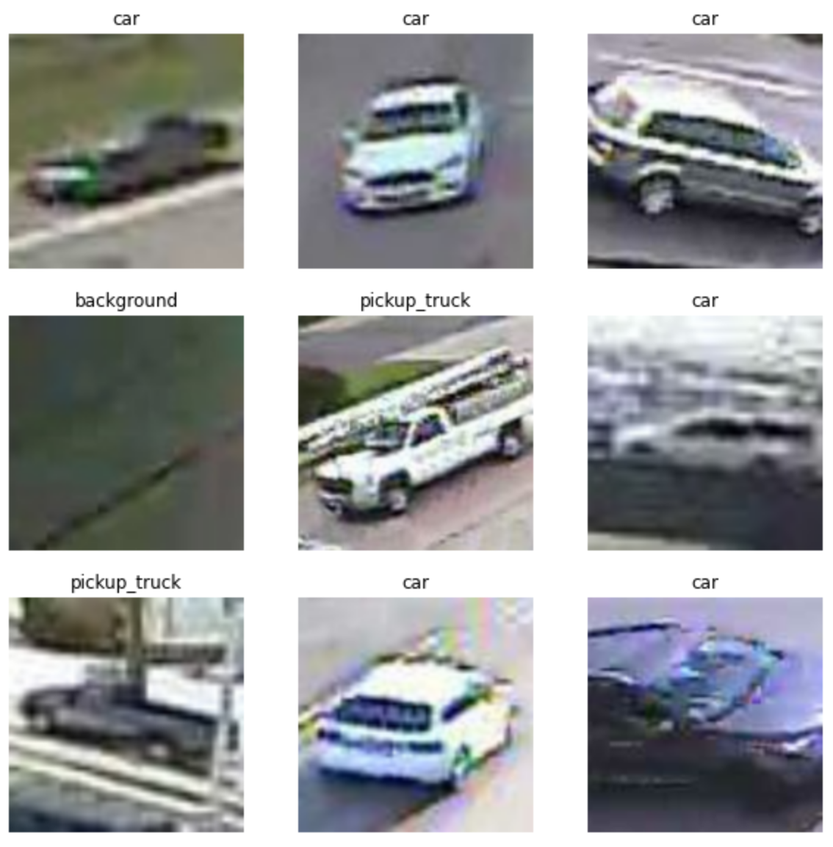
#> input picture presentation_materials/dataset_samples.png, 833 x 847 px, shrunk from 1134 x 1154 before the run, given in place of side_daihatsu.mov, which was not available
$ jupyter execute presentation_jakob.ipynb   (text cells are left out)
#> lines starting #> are read from the running program, lines starting #| are printed output that depends on the picture; after the words box and inside, x2 and y2 are one past the last pixel; in counts of white or black regions, pixels touching at a corner belong together; pictures that were not available may be replaced by others from this repository, and a replacement may not be noted
#> further down, frame is the input picture: shape (847, 833, 3); mean B, G, R 165.2, 163.5, 161.4
[cell 1]
from IPython.display import HTML

HTML("""<video alt="test" controls width="720" src="../datasets/side_daihatsu.mov"></video>""")

[cell 2]
import cv2
import matplotlib.pyplot as plt
import numpy as np

def preprocessing(frame):

    global thresh

    blur = cv2.blur(frame,(5,5))                                            # filters
    blur0=cv2.medianBlur(blur,5)
    blur1= cv2.GaussianBlur(blur0,(5,5),0)
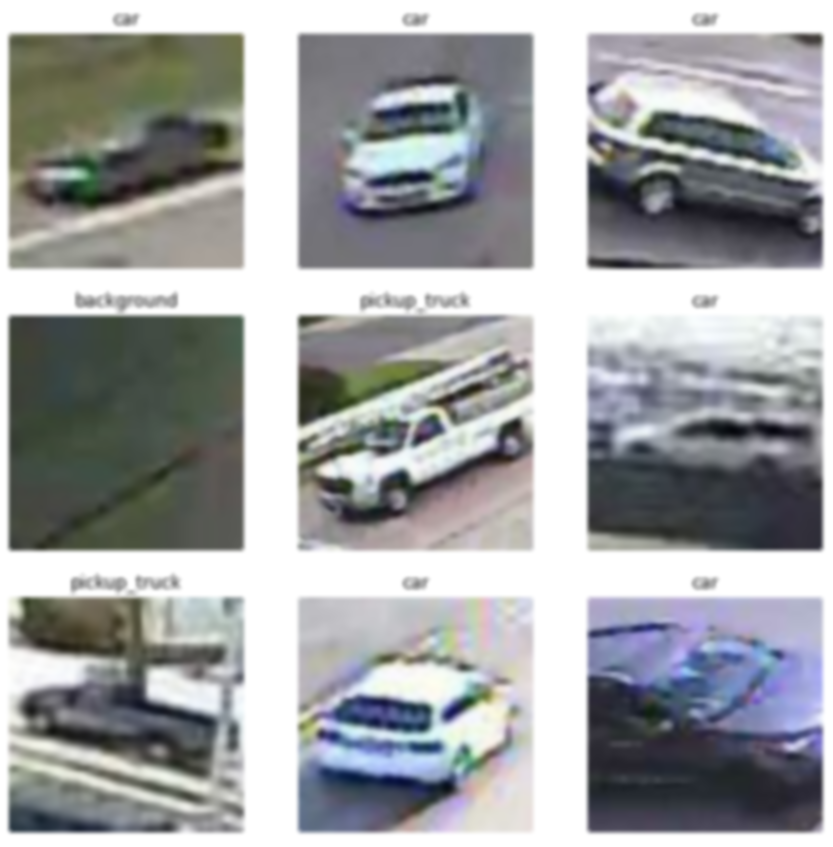
#> blur1: shape (847, 833, 3); mean B, G, R 165.3, 163.6, 161.5
    blur2= cv2.bilateralFilter(blur1,9,75,75)

    hsv = cv2.cvtColor(blur2, cv2.COLOR_BGR2HSV)                            # color filter
#> hsv: shape (847, 833, 3); mean H, S, V 64.2, 24.7, 169.5

    low = np.array([60, 50, 50])                                            # mask
    high = np.array([255, 255, 255])
    mask = cv2.inRange(hsv, low, high)
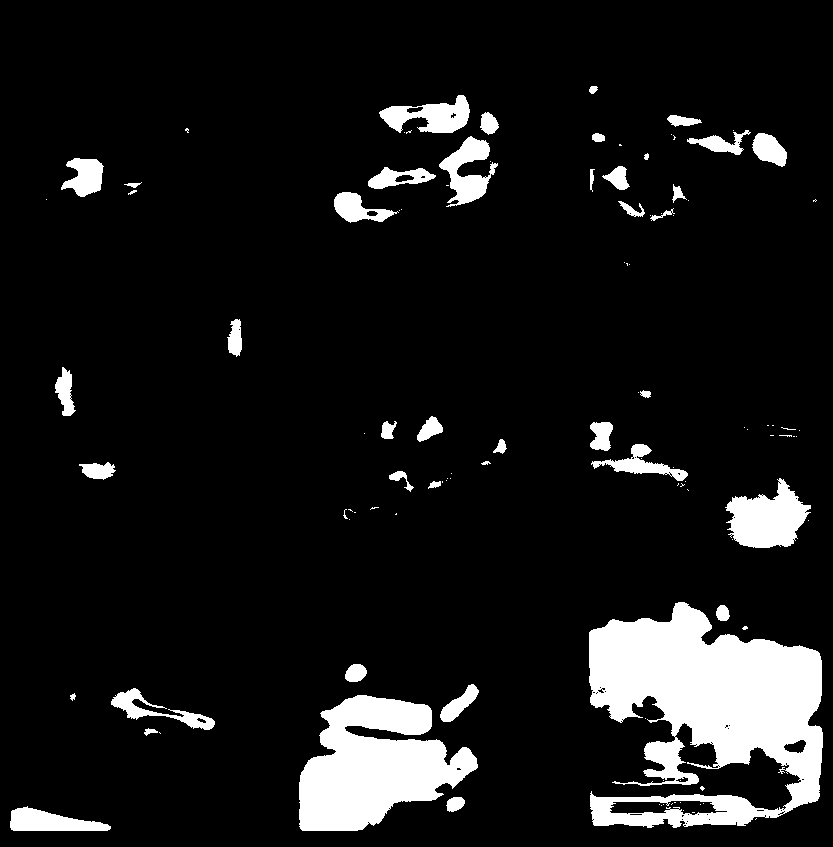
#> mask: shape (847, 833); 9.7% white; 110 white regions (68 under 20 px), largest, box (x1, y1, x2, y2) and area: (589, 602, 823, 828) 31471, (299, 695, 478, 831) 15051, (725, 478, 811, 548) 3650
    res = cv2.bitwise_and(frame,frame, mask= mask)
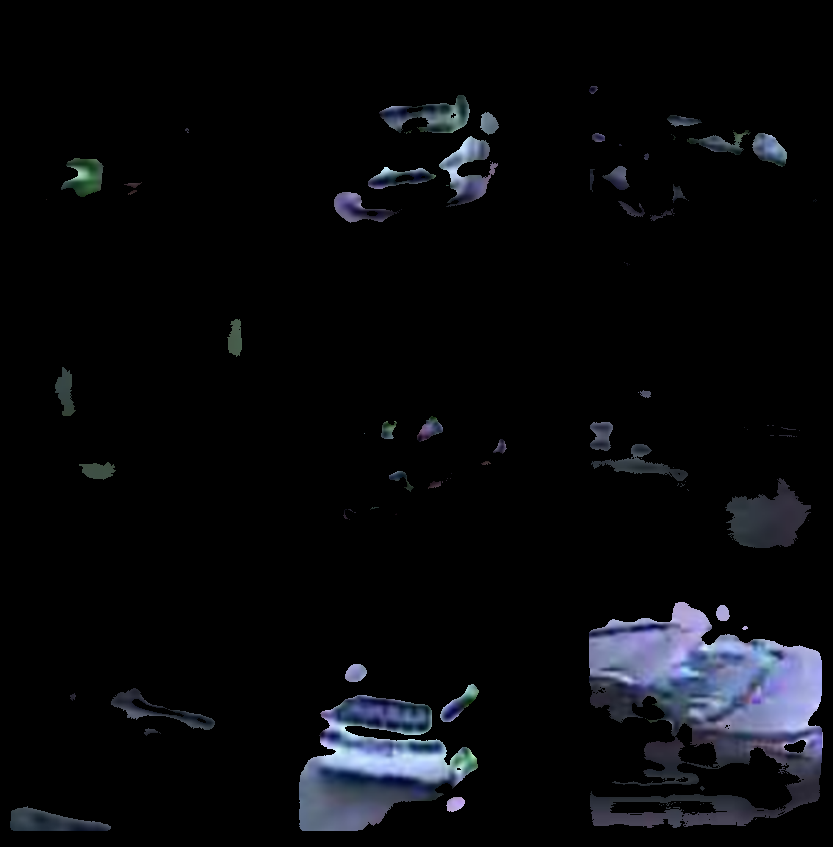
#> res: shape (847, 833, 3); mean B, G, R 12, 9.3, 8.4

    gray = cv2.cvtColor(res, cv2.COLOR_BGR2GRAY)                            # gray picture
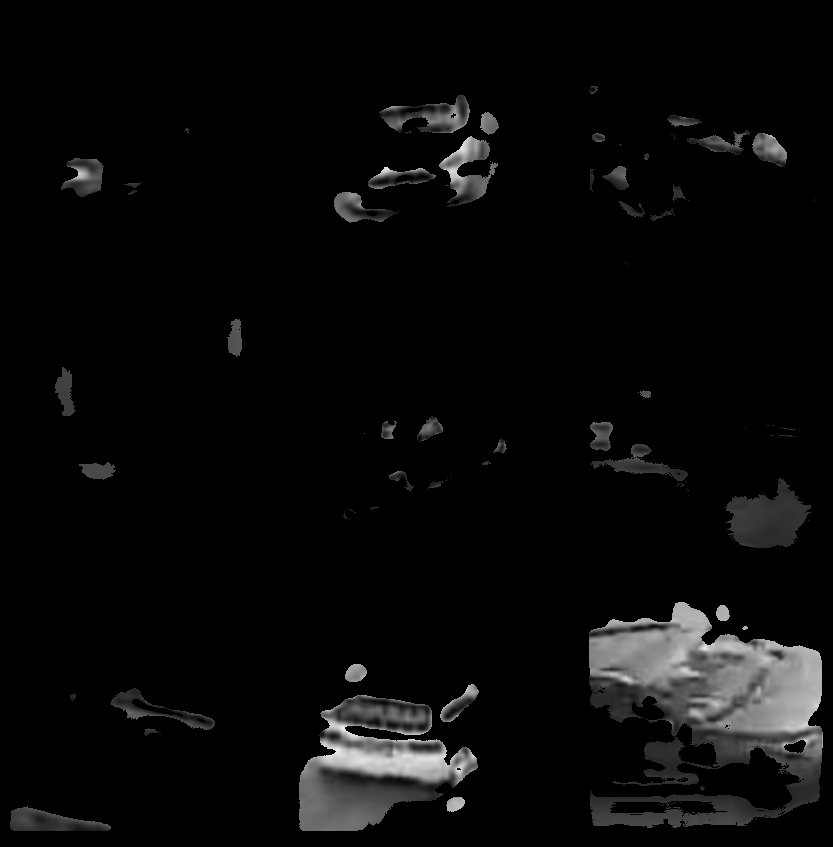
#> gray: shape (847, 833); min 0, max 238, mean 9.4
    _, thresh = cv2.threshold(gray, 50, 255, cv2.THRESH_BINARY)             # threshhold
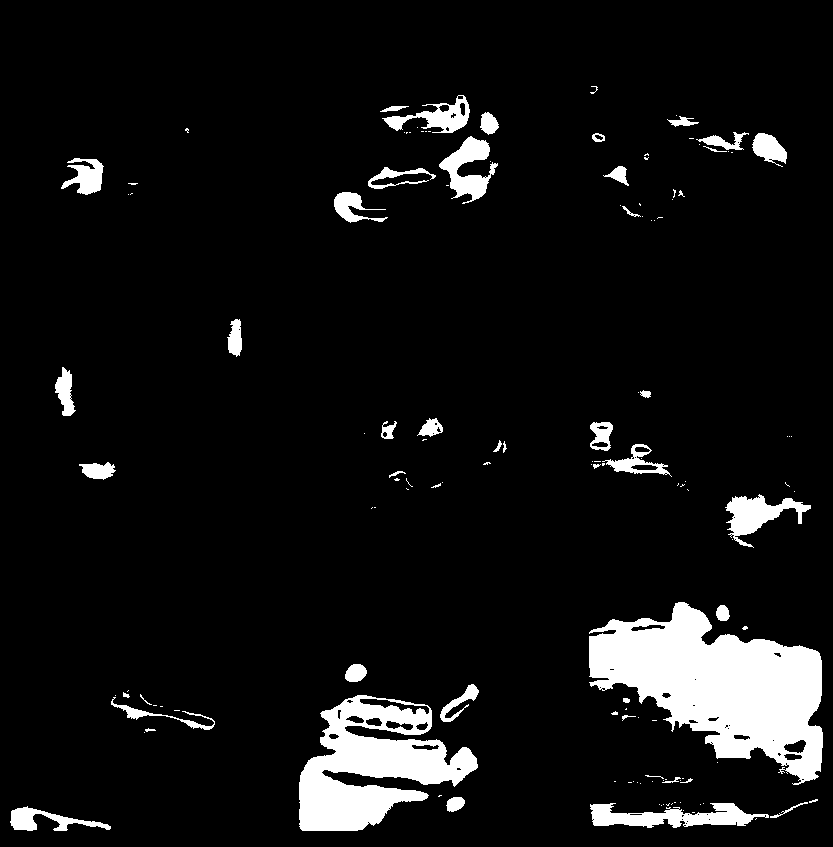
#> thresh: shape (847, 833); 7.6% white; 137 white regions (90 under 20 px), largest, box (x1, y1, x2, y2) and area: (589, 602, 823, 785) 22995, (299, 695, 478, 831) 12900, (590, 803, 769, 828) 2451

    return thresh

[cell 3]
cap = cv2.VideoCapture('../datasets/side_daihatsu.mov')                     # capture

count = 0                                                                   # frames passed
x = []                                                                      # frame
y = []                                                                      # amount of pixels

while cap.isOpened():                                                       # for each frame
    ret, frame = cap.read()

    if ret:

        preprocessing(frame)
        plt.imshow(thresh, cmap='gray')
#> (this line was passed over: IPython is not available in this run)
        plt.show()

        nonzero = np.count_nonzero(thresh)                                  # count nonzero pixels
#> nonzero = 53814
        print(f'There are {nonzero} set to 255')
#| There are 53814 set to 255

        x.append(count)                                                     # save values for plotting
        y.append(nonzero)

        count += 12                                                         # 24/12 frames per second
        cap.set(1, count)

    else:

        break

$ run again, on presentation_materials/MIO_TCD_Classes.png
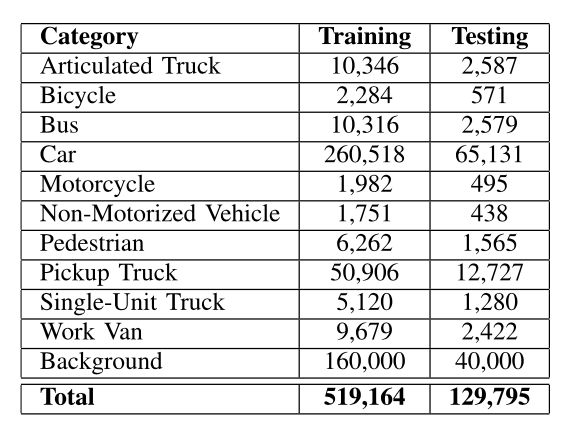
#> input picture presentation_materials/MIO_TCD_Classes.png, 574 x 436 px, given in place of side_daihatsu.mov, which was not available
#> frame is the input picture: shape (436, 574, 3); min 0, max 255, mean 228.1
#> in preprocessing, `blur = cv2.blur(frame,(5,5))`:
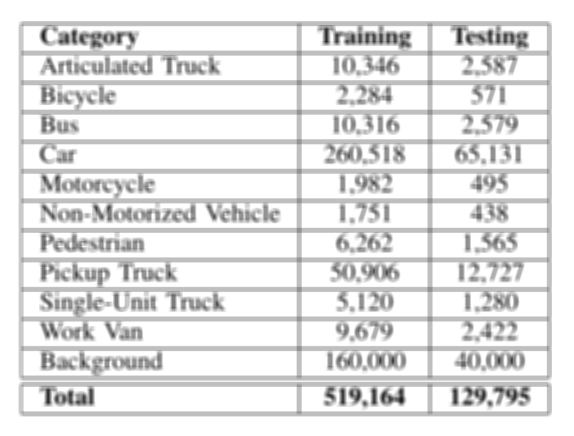
#> blur: shape (436, 574, 3); min 31, max 255, mean 228.1
#> in preprocessing, `blur0=cv2.medianBlur(blur,5)`:
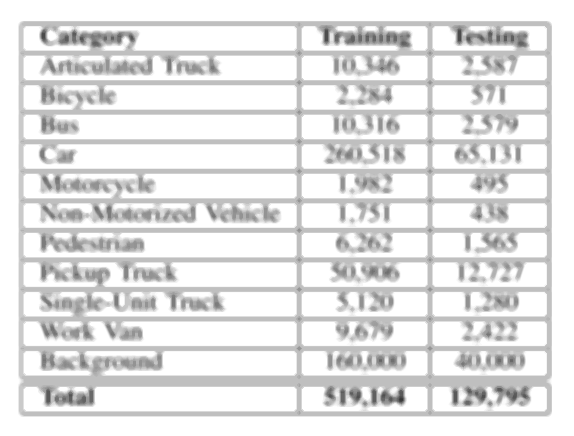
#> blur0: shape (436, 574, 3); min 55, max 255, mean 228.4
#> hsv: shape (436, 574, 3); mean H, S, V 0, 0, 228.5
#> mask: shape (436, 574); every value is 0
#> res: shape (436, 574, 3); every value is 0
#> nonzero = 0
#| There are 0 set to 255
